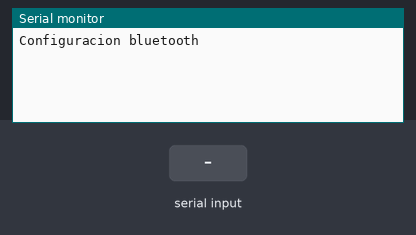
The sketch below on a simulated Arduino Uno, built with avr-gcc and run on an emulated ATmega328P. Shown: the last lines printed to the serial monitor. The test bench sets the inputs (shaded band).

Above: at 2.2 s.
2.3 s: "1\n" received over Serial
At 3.5 s:
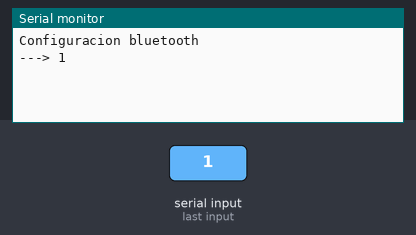
3.8 s: "1\n" received over the second serial link
At 5.4 s:
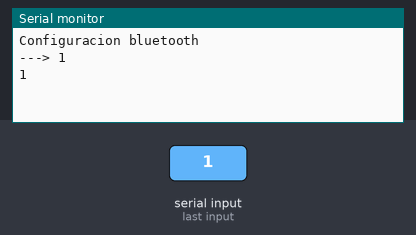
6.2 s: "0\n" received over Serial
At 6.5 s:
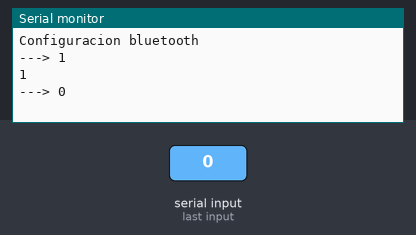
7.7 s: "0\n" received over the second serial link
At 9.6 s:
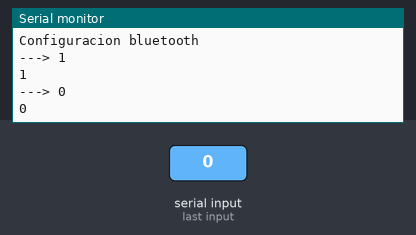

Measured:
- after the input at 2.3 s, the serial monitor: prints a new line at once (image 1)
- after the input at 3.8 s, the serial monitor: prints a new line after 1.0 s (image 2)
- after the input at 6.2 s, the serial monitor: prints a new line at once (image 3)
- after the input at 7.7 s, the serial monitor: prints a new line after 1.0 s (image 4)

The sketch:

moduloBluetooh.ino
```cpp
/*

Este codigo de ejemplo muestra el uso del modulo bluetooth HC-06

- Permite configurar el modulo a traves de la consola serial

- Permite enviar datos desde la consola a un dispositivo bluetooth

- Permite recibir datos desde un dispositivo bluetooth y mostrarlos en concola

*/

//Se importa la biblioteca para crear puerto serial virtual

#include <SoftwareSerial.h>

/*

Creacion de puerto serial virtual.

Se crea como una variable de tipo SoftwareSerial.

Esto se denomina un "objeto" de la clase SoftwareSerial

*/

SoftwareSerial BT1(4, 2);

// El pin 4 es Rx y el pin 2 es Tx

/*

Declaramos la variable que usaremos para guardar los datos

que recibimos del bluetooth

*/

String command = "";

void setup()

{

// Inicializacion de puerto serial

Serial.begin(9600);

// Inicializacion puerto serial virtual BT1

BT1.begin(9600);

delay(1000);

// Escribimos en consola

Serial.println("Configuracion bluetooth");

}

void loop()

{

// Si hay datos en el puerto serial del bluetooth

if (BT1.available()>0){

// Leemos todo el buffer

command = BT1.readString();

// Enviamos el texto recibido en consola

Serial.println(command);

}

// Si hay datos en el puerto serial

if (Serial.available()>0){

// Leemos hasta encontrar el caracter '\n'(carriage return)

String S = Serial.readStringUntil('\n');

// Imprimimos en consola el texto leido

Serial.println("---> " + S);

// Enviamos el texto al puerto serial del bluetooth

BT1.print(S);

// Enviamos un carriage return al puerto serial del bluetooth

BT1.print('\n');

Serial.println("");

}

}

/*

Comandos utiles:

AT+NAMENOMBRE -> Cambia el nombre a NOMBRE

AT+BAUDBPS -> Cambia la tasa de datos a BPS

AT+PINXXXX -> Cambia el pin a XXXX

*/
```
